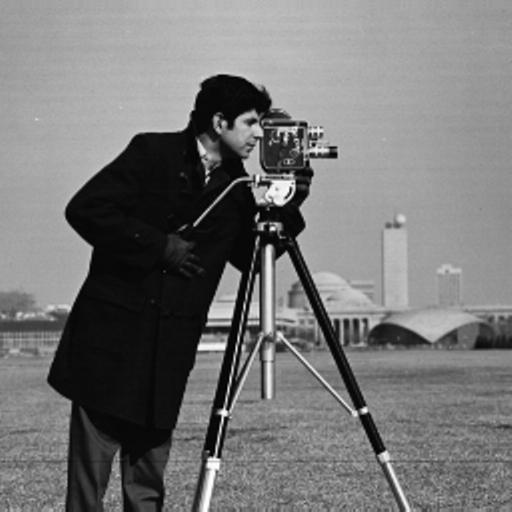
#> input picture TP1/data/camera.jpg, 512 x 512 px
$ jupyter execute --allow-errors TP1_Image_Information.ipynb   (shell and % lines are left out)   (older library calls are emulated)
#> lines starting #> are read from the running program, lines starting #| are printed output that depends on the picture; after the words box and inside, x2 and y2 are one past the last pixel; in counts of white or black regions, pixels touching at a corner belong together; long printed decimals are rounded
# Image Information

The main objectives of this module are:

* Manipulate an image with Python, scikit-image and numpy.
* Process images at the pixel level.
* Compute and understand image histograms.
* Understand lossless compression & reconstruction.
* Understand the co-occurrence matrix.
* Use different colour representations.

## 1. Read & write an image

In this exercise, we will simply open an image file, display it, and save a copy.

**Use the [scikit-image io](https://scikit-image.org/docs/dev/api/skimage.io.html) module to open, show & save a copy of the "camera.jpg"**

*Note: we use the **%matplotlib inline** command to display the image in the notebook. It would not be necessary if you execute the code in the terminal or in a standard IDE like PyCharm.*

[cell 1]
from skimage.io import imread, imsave, imshow

imgCamera = imread('data/camera.jpg')
#> imgCamera is the input picture: shape (512, 512); min 0, max 255, mean 118.3
imshow(imgCamera)

**Try the same with "view.jpg"**

[cell 2]
imgView = imread('data/view.jpg')
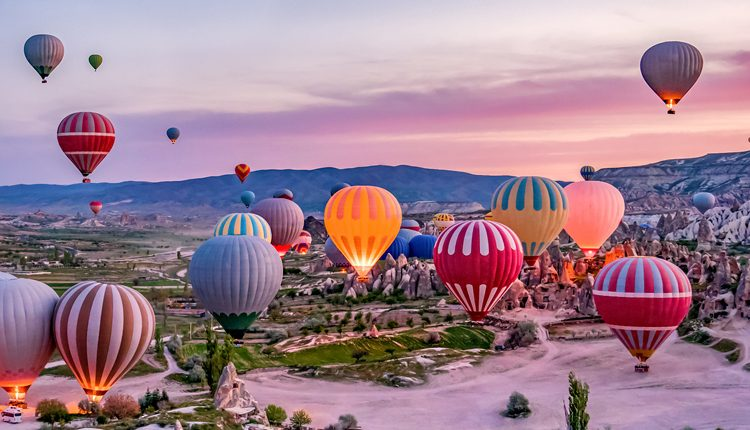
#> input picture TP1/data/view.jpg, 750 x 430 px
#> imgView is the input picture: shape (430, 750, 3); mean R, G, B 159.1, 128.5, 143.7
imshow(imgView)

When you open an image with scikit-image, it is stored as a Numpy [ndarray](https://numpy.org/doc/stable/reference/generated/numpy.ndarray.html) object. Numpy arrays are objects which can be easily manipulated for numerical computations.

**Using *ndarray* methods & attributes, answer the following questions about the "camera" and "view" images:**

1. What is the shape of the image? (width & height)
1. What is the minimum pixel value? What is the maximum pixel value?
1. What is the data type for each pixel?

[cell 3]
import numpy as np

print("Camera image shape:", imgCamera.shape)
#| Camera image shape: (512, 512)
print("Camera min/max:", imgCamera.min(), imgCamera.max())
#| Camera min/max: 0 255
print("Camera dtype:", imgCamera.dtype)
#| Camera dtype: uint8

print("View image shape:", imgView.shape)
#| View image shape: (430, 750, 3)
print("View min/max:", imgView.min(), imgView.max())
#| View min/max: 0 255
print("View dtype:", imgView.dtype)
#| View dtype: uint8

Note the difference in image shape between a camera.jpg and an view.jpg. The shape of the ndarray show the layers of the matrix. The first two numbers are length and width, and the third number (i.e. 3 in view.jpg) is for three layers: Red, Green, Blue. So, camera.jpg has only one channel making it a greyscale image and view.jpg an RGB image.

The data type of pixel value is the same for both the images - uint8 which means that the value of each pixel is an 8-bit unsigned integer and the value cannot be outside of the 0 to 255 range.
For a grey scale image 0 corresponds to black pixel value and 255 to white pixel value and the numbers in between have correspond to varying shades of grey.
The red, green and blue use 8 bits each, which have integer values from 0 to 255. This makes 256x256x256=16777216 possible colors.

The actual information that is stored in an image is the "value" of each pixel. With the above information, try to show the pixel values at different spots in the images, for example the camera's coat, sky in both the images, and the hot air balloon from view.jpg.
Also try to show only a 100x100 pixels window taken at the center of the image, head of the cameraman and a single hot air balloon.

[cell 4]
# Afficher quelques valeurs de pixels spécifiques dans les images
import matplotlib.pyplot as plt


# Afficher une fenêtre 100x100 au centre de l'image
h, w = imgCamera.shape
center_window = imgCamera[100:200, 100:200]
plt.figure()
plt.title("Fenêtre centrale 100x100 - camera.jpg")
plt.imshow(center_window, cmap='gray')
plt.axis('off')
plt.show()

[cell 5]
# Afficher une fenêtre 100x100 au centre de l'image RGB
h2, w2, _ = imgView.shape
center_window_view = imgView[h2//2-50:h2//2+50, w2//2-50:w2//2+50, :]
plt.figure()
plt.title("Fenêtre centrale 100x100 - view.jpg")
plt.imshow(center_window_view)
plt.axis('off')
plt.show()

[cell 6]
redView = imgView[:, :, 0]
greenView = imgView[:, :, 1]
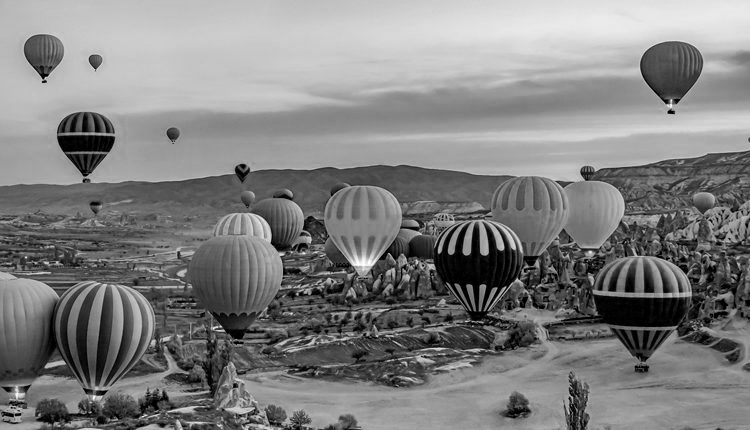
#> greenView: shape (430, 750); min 0, max 255, mean 128.5
blueView = imgView[:, :, 2]
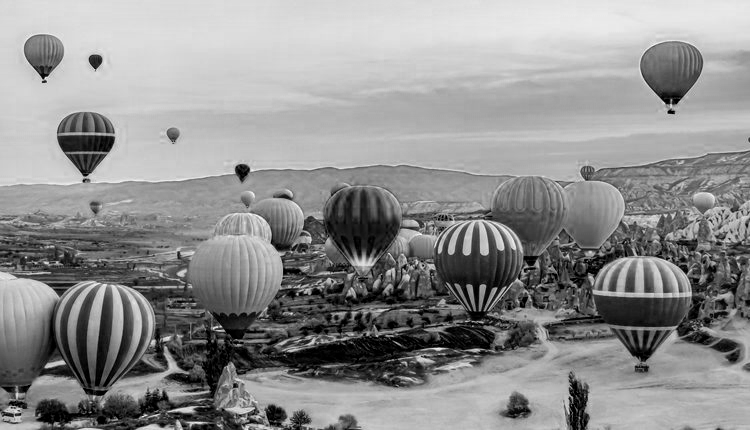
#> blueView: shape (430, 750); min 0, max 255, mean 143.7

plt.figure(figsize=(15,5))

plt.subplot(1,3,1)
plt.title("Canal Rouge")
plt.imshow(redView, cmap='gray')

plt.subplot(1,3,2)
plt.title("Canal Vert")
plt.imshow(greenView, cmap='gray')

plt.subplot(1,3,3)
plt.title("Canal Bleu")
plt.imshow(blueView, cmap='gray')
plt.show()

**Need more help? You can check the following videos:**

* [Image I/O](https://www.youtube.com/watch?v=rgJmji4rTpw&list=PLI3XOM9BWLSW6vTPxc9ZfSABS31o7HMub&index=1)
* [Image data type & color channels](https://www.youtube.com/watch?v=rIO1EJ--yeg&list=PLI3XOM9BWLSW6vTPxc9ZfSABS31o7HMub&index=2)

## 2. Image histograms

### Compute and plot the histogram and the normalized histogram

 Computer image analysis is about finding ways to use that "raw" information in order to extract "processed" information : what is in the image?

Image histograms are one of the simplest ways of looking at the information contained in an image. An image histogram is made by simply counting the number of pixels that have a given value. The length of the histogram will therefore correspond to the number of possible values in an image (in this case, 256).

You can use the [pyplot module](https://matplotlib.org/api/pyplot_api.html) from matplotlib to display plots & histograms.

First, lets have a look at the images as arrays:

[cell 7]
from matplotlib import pyplot as plt

plt.hist(imgCamera.ravel(), bins=256, range=(0, 256))
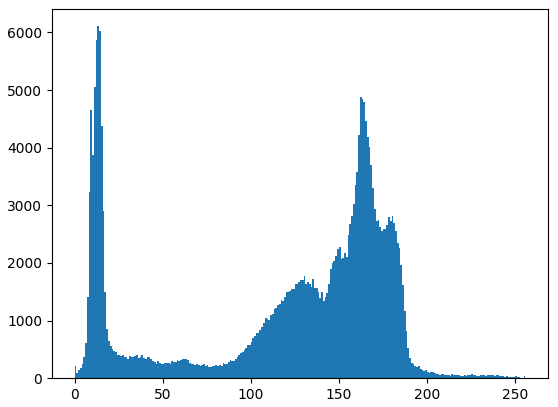
#> figure drawn by matplotlib, 1 panel; tallest bar 6107 high, from x = 13 to 14

As we can see, camera.jpg is a 2D array with the grayscale values of each pixel, whereas view.jpg is a 3D array with red, blue and green values ranging from 0 to 255.
We can use the pyplot module from matplotlib to display the image with more options on the plot:

[cell 8]
from matplotlib import pyplot as plt

plt.figure()
plt.imshow(imgCamera)
plt.title("Cameraman")
plt.show()


plt.figure()
plt.imshow(imgView)
plt.title("View")
plt.show()

The camera man image is not true to its original colours, why does it look like that?

When you give a grayscale image to matplotlib, it uses a default colormap that is not necessarily "grayscale" to display the information. We can force it to display the image correctly by using the cmap parameter. We can also increase the size of the figure, hide the axis, and make sure that the scale is correct for the values (0 = black, 255 = white), as by default matplotlib uses the lowest value in the image as black and the highest as white.

[cell 9]
plt.figure(figsize=(10,10))
plt.imshow(imgCamera, cmap="gray", vmin=0, vmax=255)
plt.title("Cameraman")
plt.axis('off')
plt.show()

### **Plotting the histogram**

Now there are different ways to get the histogram for the greyscale and RGB images.

First let's work with the greyscale image (camera.jpg).

We can use the histogram function from numpy, but let's first try to code it ourselves.
We need to :
1. Create a 256-length vector filled with 0s to initialize the histogram
2. For each value between 0 and 255, count how many pixels in the image have that value and put it in the histogram

[cell 10]
# Create 256-length vector filled with 0s
hist = np.zeros((256,)).astype('int')
print("Empty histogram")
print(hist)

Can you use the histogram to answer the following questions ? (you don't need to code anything here)

1. What is the average gray value of the cameraman ?
1. What is the average gray value of the sky ?
1. Is there more 'cameraman' pixels than 'sky' pixels ?

[cell 11]
# For each value between 0 and 255 (python's range(a,b) translates to [a,b])
for v in range(0,256):
    hist[v] = (imgCamera==v).sum()
#> after the loop, hist = 256 values, max 6107 at index 13, min 4 at index 254, mean 1024

This line is a bit more complex, but it shows how powerful numpy can be for arrays operations. (im==v) does an element-wise comparison between the array im and the scalar v (the value we are looking at). It will create a new array of the same size as im, and fill it with True (1) wherever the pixel value of im was equal to v and with False (0) everywhere else.

Then, the sum function will sum all values of this new array. This counts the number of pixels with that particular value.

[cell 12]
plt.figure()
plt.plot(hist)
plt.title("Histogram")
plt.xlabel("Pixel value")
plt.ylabel("Number of pixels")
plt.show()

Very often, instead of using this raw histogram, we will use the **"normalized histogram"**, which looks exactly the same except that we want the sum of all values to be equal to 1 (the histogram will therefore become like a probability distribution that a pixel in the image has a given value).

[cell 13]
N = hist.sum()
#> N = 262144

hist_norm = hist / N
#> hist_norm = 256 values, max 0.0233 at index 13, min 1.53e-05 at index 254, mean 0.00391

plt.figure()
plt.plot(hist_norm)
plt.title("Histogramme normalisé")
plt.xlabel("Valeur de gris")
plt.ylabel("Probabilité")
plt.show()
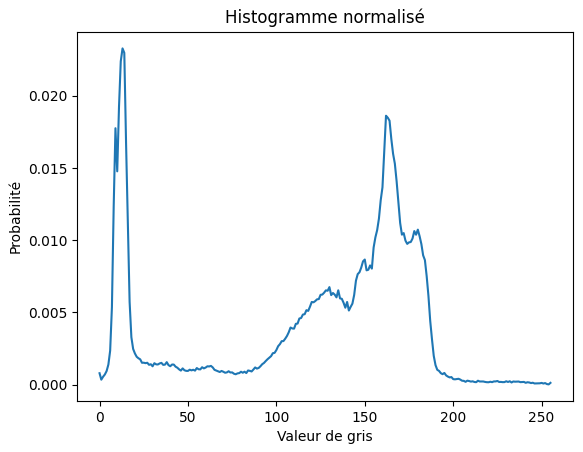
#> figure drawn by matplotlib, 1 panel; curve peaks at x = 13, y = 0.0233

We can also use the histogram method from numpy, but make sure to check the documentation on how to use it properly. Numpy's histogram method expects a flat vector, not a 2D image. Also, the "bins" of the histogram have to be specified, and the way they work is not necessarily intuitive: the numpy method is generalized so that it can work on float data and not just on integers, so the bins are defined by intervals rather than the discrete sampling that we've done above. There are multiple options for defining the intervals:

If you pass an integer to the "bins" parameter, numpy will divide the image range in that number of equally spaced bins. Note that if you do that on an image that doesn't start at 0 or end at 255 (for instance, and over- or under-exposed image), it will not give you the "correct" intervals:

[cell 14]
im2 = imgCamera.copy()
im2 = np.maximum(im2, 10) # set all pixels with value < 10 to 10.
hist_np, bins = np.histogram(im2.flatten(), bins=256)
#> hist_np = 256 values, max 15028 at index 0, min 0 at index 23, mean 1024; bins = 257 values from 10 to 255
print(bins[:5])
#| [10.         10.957 11.914  12.871 13.828  ]

Alternatively, you can define the intervals yourself using a range, but here you should be aware of the (sometimes unexpected) behaviour of the method. If you have a range [0, 1, 2, 3], the histogram will contain 3 bins: [0, 1], [1, 2], and [2, 3], with the last bin including the last item in the range. In that case, if we have an integer image, the last bin would contain both the im==2 and the im==3 pixels! We can see this behaviour in action if we try to use a range (256):

[cell 15]
im2 = imgView.copy()
im2 = np.maximum(im2, 10) # set all pixels with value < 10 to 10.
#> im2: shape (430, 750, 3)
hist_np, bins = np.histogram(im2.flatten(), bins=256)
#> hist_np = 256 values, max 21419 at index 0, min 0 at index 23, mean 3779.3
print(bins[:5])
#| [10.         10.957 11.914  12.871 13.828  ]

We can see that the histogram is a length-255 vector instead of 256, and if we compare to the one we computed manually, the last two bins have been put together. So if we want to reproduce the histogram we had before, we need to use a range(257), so that the last bin contains the interval [255, 256], correctly matching the im==255 bin !

[cell 16]
hist = np.bincount(imgCamera.ravel(), minlength=256)

### **Now what can we do with this information?**

We can see that there are two great "peaks" : at around 15 (which would be almost black), and at around 160 (which is light gray). It seems like a reasonable guess to say that those values are mostly the cameraman's black coat, and the sky, which are both very homogeneous regions with a lot of pixels of the same color.

To check that, we could try to quickly segment the image using this information. Let's look at the image of all pixels between 10 and 20, and all pixels between 155 and 165:

[cell 17]
dark_image = (imgCamera<=20)*(imgCamera>=10)
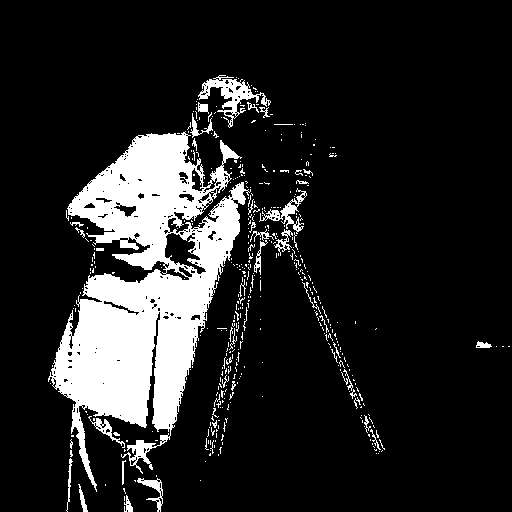
#> dark_image: shape (512, 512) bool; 14.4% white; 437 white regions (393 under 20 px), largest, box (x1, y1, x2, y2) and area: (48, 131, 251, 492) 32203, (198, 75, 271, 128) 1056, (259, 188, 307, 234) 499
light_image = (imgCamera<=165)*(imgCamera>=155)
#> light_image: shape (512, 512) bool; 15.7% white; 1207 white regions (1177 under 20 px), largest, box (x1, y1, x2, y2) and area: (310, 0, 512, 311) 21935, (0, 0, 92, 314) 13956, (276, 261, 299, 304) 420

#imgCamera<=20 Renvoie un tableau booléen de même taille que l’image.
#la multiplication des deux masques donne 1 si on a true/true (ET logique)

plt.figure()
plt.subplot(1,2,1) # Subplots can show multiple images on the same figure.
plt.imshow(dark_image, cmap=plt.cm.gray)
plt.title('Cameraman?')
plt.subplot(1,2,2)
plt.imshow(light_image, cmap=plt.cm.gray)
plt.title('Sky?')
plt.show()

That's not too bad, but clearly we don't have all of the sky. We can in fact see in our histogram that the peak is wider for the sky than for the cameraman. Let's try to find better values:

[cell 18]
dark_image = (imgCamera<=20)*(imgCamera>=10)
light_image = (imgCamera<=250)*(imgCamera>=140)
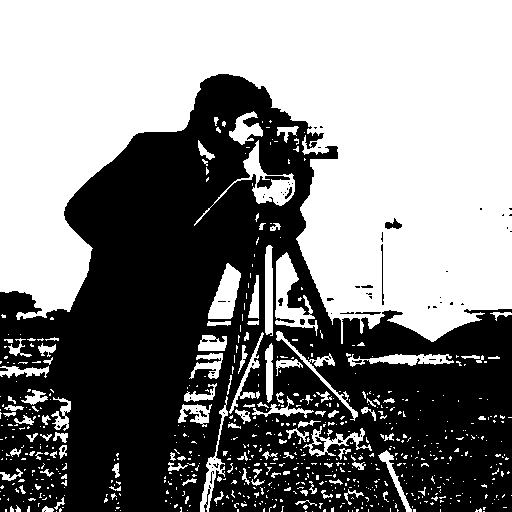
#> light_image: shape (512, 512) bool; 51.6% white; 85 black regions (72 under 20 px), largest, box (x1, y1, x2, y2) and area: (0, 74, 512, 512) 125995, (257, 176, 290, 189) 196, (385, 218, 402, 229) 103

#imgCamera<=20 Renvoie un tableau booléen de même taille que l’image.
#la multiplication des deux masques donne 1 si on a true/true (ET logique)

plt.figure()
plt.subplot(1,2,1) # Subplots can show multiple images on the same figure.
plt.imshow(dark_image, cmap=plt.cm.gray)
plt.title('Cameraman?')
plt.subplot(1,2,2)
plt.imshow(light_image, cmap=plt.cm.gray)
plt.title('Sky?')
plt.show()

That's far from perfect but it's good enough for now. But with this, try to answer these questions :

The average gray value of the cameraman is around 15.
The average gray value of the sky is around 165.

The peak of the cameraman is higher than the peak of the sky, but the peak of the sky is wider. To know if there is more in one or the other, we have to compute the sum of those regions of the histogram.

[cell 19]
nb_cam = hist[10:21].sum()
#> nb_cam = 37786
nb_sky = hist[155:166].sum()
#> nb_sky = 41138

print(nb_cam, nb_sky)
#| 37786 41138

This seems to indicate that there are more pixels in the sky.

### **Plotting the cummulative histogram**

Cumulative histogram is a mapping that counts the cumulative number of pixel intensity values in all ofthe bins up to the current bin.
The cumulative histogram of a histogram is defined as :

$Ci = \sum_{j=0}^i h_j$

The cumulative histogram is useful for some imageoperations that use histograms: such as Image histogram equalisation

Compute and plot the **cumulated histogram**.

#> (a cell that did not finish here is left out)

**Need more help? You can check the following videos:**

* [Computing a greyscale histogram](https://www.youtube.com/watch?v=g6hkHQbwB0I&list=PLI3XOM9BWLSW6vTPxc9ZfSABS31o7HMub&index=3)
* [Numpy arrays: operations, indexing, masking](https://www.youtube.com/watch?v=rPNTkrM2dZw&list=PLI3XOM9BWLSW6vTPxc9ZfSABS31o7HMub&index=4&t=253s)
* [Normalized and cumulative histograms](https://www.youtube.com/watch?v=uCgu0-KZt1o&list=PLI3XOM9BWLSW6vTPxc9ZfSABS31o7HMub&index=5)

### Histogram Analysis of RGB image

Let's start by having a look at the immunohistochemistry image.

[cell 21]
from skimage.data import immunohistochemistry

im = immunohistochemistry()
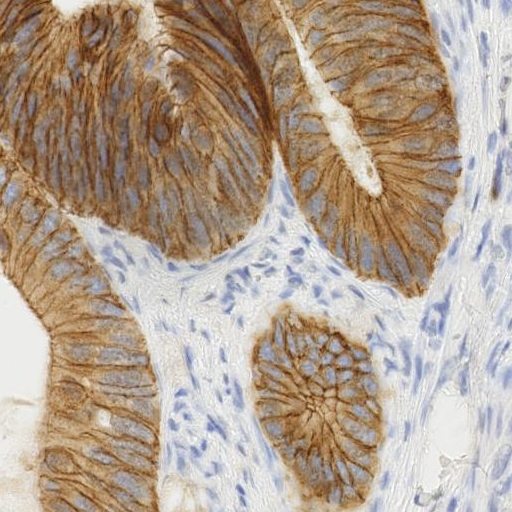
#> input picture skimage.data.immunohistochemistry(), 512 x 512 px
#> im is the input picture: shape (512, 512, 3); mean R, G, B 177.3, 159.8, 144
print(im.shape)
#| (512, 512, 3)
print(im.min(),im.max())
#| 0 255

plt.figure()
plt.imshow(im)
plt.show()

As seen with the view.jpg image, the immunohistochemistry image also has dimensions of 512x512 pixels, with 3 8-bits channels (values between 0 and 255).

We want to isolate the "brown cells" in the RGB and HSV space. To see what we are dealing with, it would be interesting to first have a look at the histograms for the different channels. Let's start in RGB.

[cell 22]
imRed = im[:, :, 0]
imGreen = im[:, :, 1]
imBlue = im[:, :, 2]
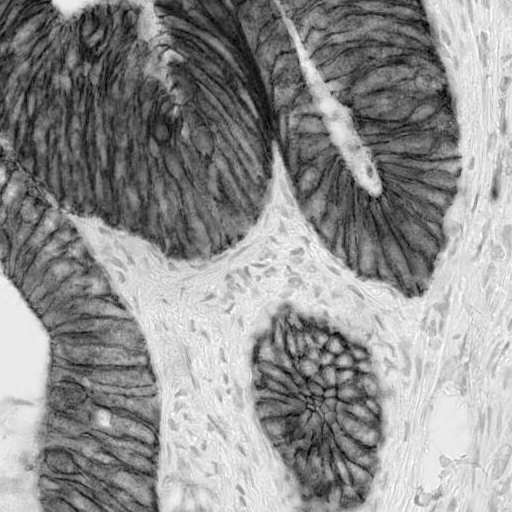
#> imBlue: shape (512, 512); min 0, max 255, mean 144

plt.figure(figsize=(15,5))

plt.subplot(1,3,1)
plt.title("Canal Rouge")
plt.imshow(imRed, cmap='gray')

plt.subplot(1,3,2)
plt.title("Canal Vert")
plt.imshow(imGreen, cmap='gray')

plt.subplot(1,3,3)
plt.title("Canal Bleu")
plt.imshow(imBlue, cmap='gray')
plt.show()

histR = np.zeros((256,)).astype('int')
histG = np.zeros((256,)).astype('int')
histB = np.zeros((256,)).astype('int')


for v in range(0, 256):
    histR[v] = (imRed==v).sum()
#> after the loop, histR = 256 values, max 4503 at index 236, min 0 at index 0, mean 1024

for v in range(0, 256):
    histG[v] = (imGreen==v).sum()
#> after the loop, histG = 256 values, max 4432 at index 236, min 0 at index 0, mean 1024

for v in range(0, 256):
    histB[v] = (imBlue==v).sum()
#> after the loop, histB = 256 values, max 4648 at index 234, min 2 at index 2, mean 1024


plt.figure(figsize=(15,5))

plt.subplot(1,3,1)
plt.title("Canal Rouge")
plt.plot(histR)

plt.subplot(1,3,2)
plt.title("Canal Vert")
plt.plot(histG)

plt.subplot(1,3,3)
plt.title("Canal Bleu")
plt.plot(histB)
plt.show()
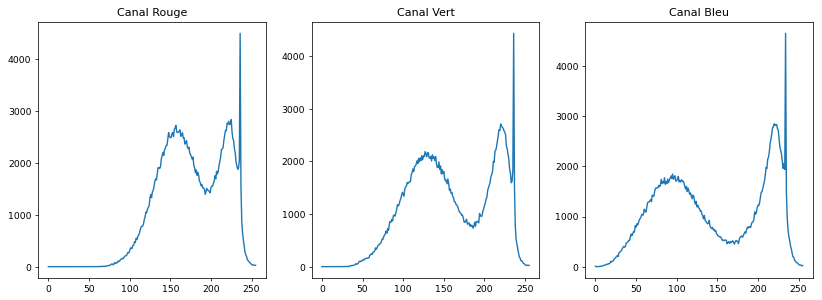
#> figure drawn by matplotlib, 3 panels; panel 1: curve peaks at x = 236, y = 4503; panel 2: curve peaks at x = 236, y = 4432; panel 3: curve peaks at x = 234, y = 4648

We see that the 3 histograms have a similar shape, with 3 distinct peaks.

Let's try to find out exactly where they are by finding the local maxima (that I'll define here as "higher value than anything in a size-10 neighbourhood and >= than 0")

[cell 23]
import numpy as np
from scipy.ndimage import maximum_filter

def local_peaks_size10(hist):
    h = np.asarray(hist, dtype=float)
    neigh = 10
    footprint = np.ones(2*neigh + 1, dtype=bool)
    footprint[neigh] = False  # exclure le centre
    neigh_max = maximum_filter(h, footprint=footprint, mode='constant', cval=-np.inf)
    peaks_idx = np.where((h >= 0) & (h > neigh_max))[0]
    return peaks_idx

def detect_peaks_rgb(histR, histG, histB, edges=None):
    # edges: optionnel (bords des bins si ton hist vient de np.histogram)
    results = {}
    for name, hist in [('R', histR), ('G', histG), ('B', histB)]:
        idx = local_peaks_size10(hist)
        counts = np.asarray(hist, dtype=float)[idx]
        if edges is None:
            # cas standard: 256 bins -> niveau de gris = indice
            gray_levels = idx.astype(int)
        else:
            # si tu as les bords des bins (len(edges)=257), prendre le centre de bac
            centers = 0.5 * (edges[:-1] + edges[1:])
            gray_levels = centers[idx]
        results[name] = {
            'indices': idx,
            'gray_levels': gray_levels,
            'counts': counts
        }
#> this loop made 3 passes
#> (name, counts, gray_levels) on passes 1 to 3: ('R', [2725, 2838, 4503], [157, 225, 236]), ('G', [2186, 2709, 4432], [127, 220, 236]), ('B', [1846, 2846, 4648], [95, 220, 234])
#> (the rest of the program and of its run is left out)
